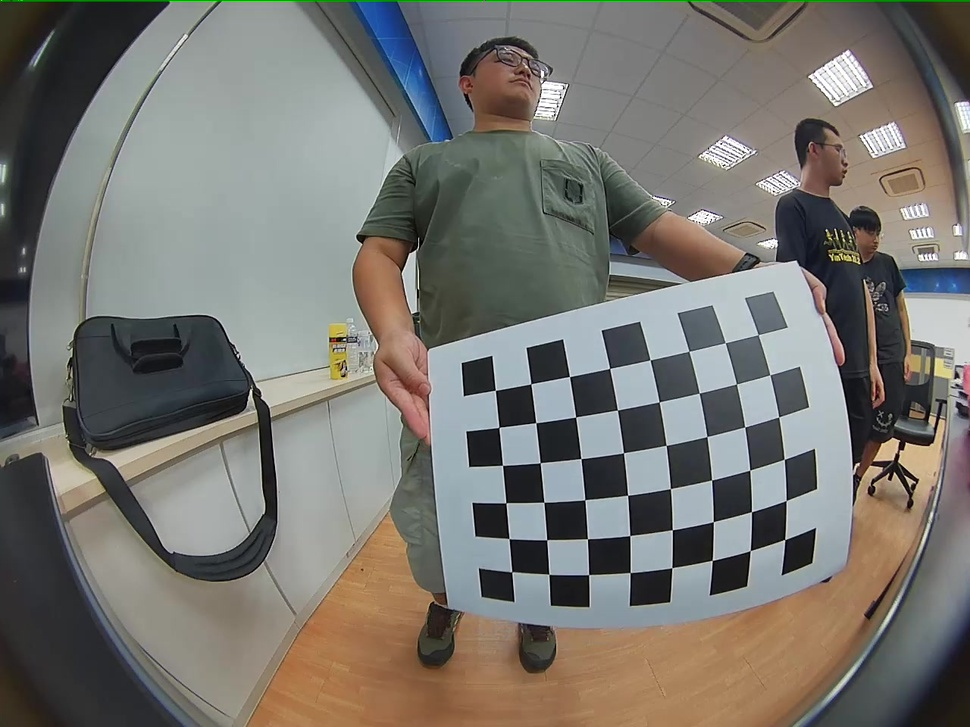
//> input picture calibration_images/frame_1289.jpg, 970 x 727 px, shrunk from 1280 x 960 before the run; its folder holds 4 pictures in this run
$ ./findkd   (built with g++ and OpenCV 4)
//> lines starting //> are read from the running program, lines starting //| are printed output that depends on the picture
#include <opencv2/opencv.hpp>
#include <opencv2/core.hpp>
#include <opencv2/calib3d.hpp>
#include <opencv2/imgproc.hpp>
#include <opencv2/highgui.hpp>
#include <iostream>
#include <vector>

// 定義棋盤格尺寸
const int CHECKERBOARD_ROWS = 6;  // 行數（棋盤格的內角點）
const int CHECKERBOARD_COLS = 8;  // 列數（棋盤格的內角點）

struct KD {
    // 相機內參矩陣與失真係數
    cv::Mat K;
    cv::Mat D;
}kd;

struct KD findKD() {   //(std::string& path) {
    // 定義棋盤格的內角點數量
    cv::Size patternSize(CHECKERBOARD_COLS, CHECKERBOARD_ROWS);

    // 儲存校正用圖像中的3D世界座標和2D圖像座標點
    std::vector<std::vector<cv::Point3f>> objectPoints; // 世界座標系中的3D點
    std::vector<std::vector<cv::Point2f>> imagePoints;  // 圖像座標系中的2D點

    // 準備棋盤格的3D世界座標點（假設棋盤格大小為1單位）
    std::vector<cv::Point3f> objectCorners;
    for (int i = 0; i < CHECKERBOARD_ROWS; ++i) {
        for (int j = 0; j < CHECKERBOARD_COLS; ++j) {
            objectCorners.push_back(cv::Point3f(j, i, 0.0f));
        }
    }

    // 讀取校正用的多張圖像（在實際應用中，應該使用自己的圖片）
    std::vector<cv::String> images;
    cv::glob("../calibration_images/*.jpg", images); // 讀取所有棋盤格圖像

    cv::Size imageSize;
    for (const auto& imageFile : images) {
        cv::Mat image = cv::imread(imageFile);
//> image is the input picture: 727 rows x 970 cols, CV_8UC3; mean B, G, R 111.5, 117.1, 119
        if (image.empty()) {
            std::cerr << "Could not open image: " << imageFile << std::endl;
            continue;
        }

        // 轉換為灰度圖
        cv::Mat gray;
        cv::cvtColor(image, gray, cv::COLOR_BGR2GRAY);
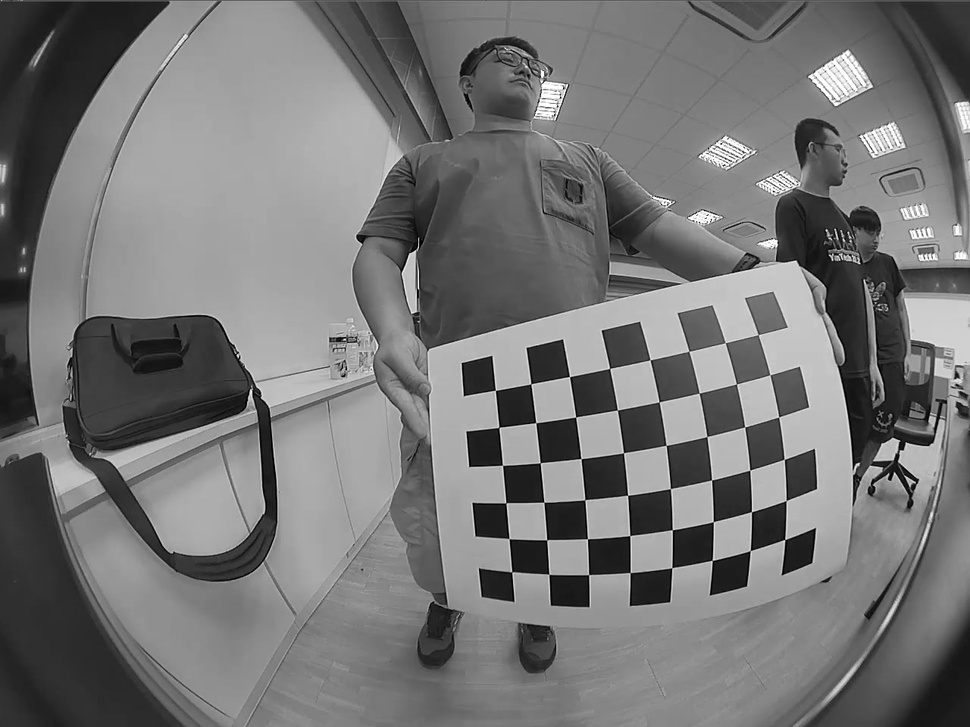
//> gray: 727 rows x 970 cols, CV_8UC1; min 0, max 255, mean 117

        // 找到棋盤格的內角點
        std::vector<cv::Point2f> corners;
        bool found = cv::findChessboardCorners(gray, patternSize, corners,
        cv::CALIB_CB_ADAPTIVE_THRESH | cv::CALIB_CB_FAST_CHECK | cv::CALIB_CB_NORMALIZE_IMAGE);
//> corners = 48 Points (x, y), first 12: [495.4, 390.4], [530.8, 383.8], [569.5, 376.6], [609.6, 368.4], [650.1, 359.8], [689, 351.1], [725.2, 342.7], [758.3, 334.7], [498.9, 427.4], [535.8, 422.6], [575.6, 417.1], [617.5, 410.1]; found = true

        if (found) {
            // 進一步提高角點精度
            cv::cornerSubPix(gray, corners, cv::Size(11, 11), cv::Size(-1, -1),
            cv::TermCriteria(cv::TermCriteria::EPS + cv::TermCriteria::COUNT, 30, 0.001));
//> corners = 48 Points (x, y), first 12: [495.4, 390.3], [530.8, 383.8], [569.5, 376.5], [609.6, 368.5], [650.1, 359.8], [689.1, 351.3], [725.3, 342.7], [758.2, 334.6], [498.9, 427.4], [535.7, 422.7], [575.6, 417], [617.4, 409.9]

            // 當找到所有角點後，儲存這些點
            imagePoints.push_back(corners);
//> imagePoints = 1 point lists
            objectPoints.push_back(objectCorners);

           // 畫出角點並顯示
        //    cv::drawChessboardCorners(image, patternSize, corners, found);
        //    cv::imshow("Chessboard Corners", image);
        //    cv::waitKey(10);  // 短暫顯示每張棋盤格圖像
        }
    }
//> pass 2 of the loop in findKD, `for (const auto& imageFile : images)`:
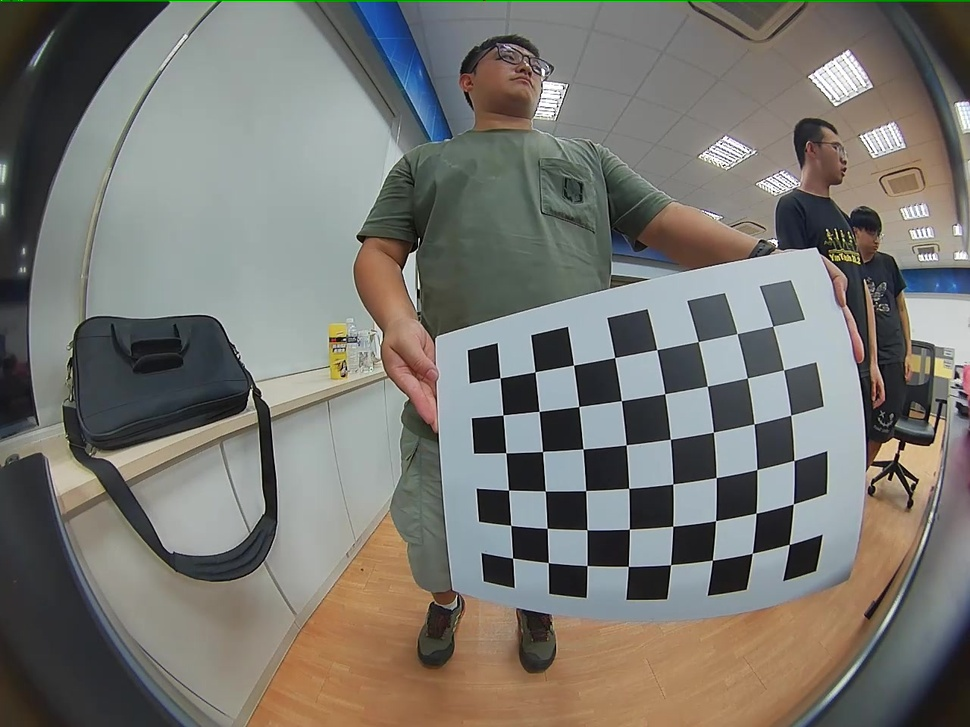
//> input picture calibration_images/frame_1302.jpg, 970 x 727 px, shrunk from 1280 x 960 before the run
//> in findKD, image is the input picture: 727 rows x 970 cols, CV_8UC3; mean B, G, R 112, 117.7, 119.1
//> in findKD, `cv::cvtColor(image, gray, cv::COLOR_BGR2GRAY);`:
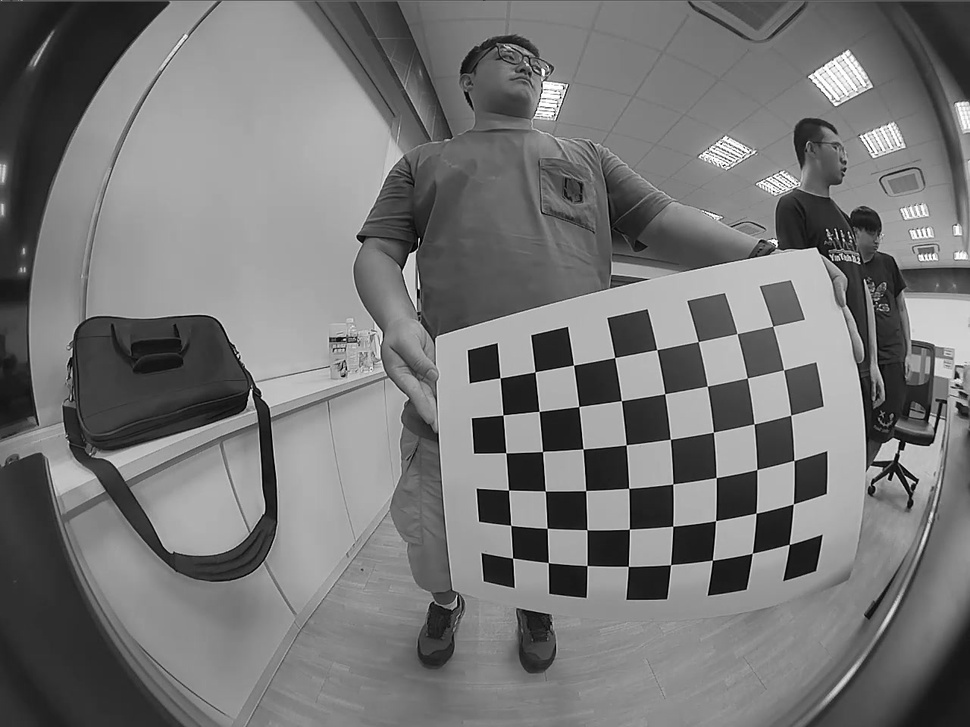
//> gray: 727 rows x 970 cols, CV_8UC1; min 0, max 255, mean 117.4
//> in findKD, `bool found = cv::findChessboardCorners(gray, patternSize, corners, cv:..`: corners = 48 Points (x, y), first 12: [500, 377.9], [535, 371.6], [573.5, 365.2], [614.7, 357.4], [656.8, 349.6], [698.1, 341.4], [737, 333.5], [772.8, 326.4], [503, 415.1], [539.1, 411.5], [578.8, 406.5], [621.4, 400.7]
//> in findKD, `cv::cornerSubPix(gray, corners, cv::Size(11, 11), cv::Size(-1, -1), cv..`: corners = 48 Points (x, y), first 12: [500.1, 377.8], [535, 371.8], [573.5, 365.1], [614.6, 357.6], [656.8, 349.6], [698.3, 341.6], [737.1, 333.6], [772.8, 326.2], [503.1, 415], [539.1, 411.4], [578.8, 406.6], [621.4, 400.6]
//> imagePoints = 2 point lists
//> pass 3 of the loop in findKD, `for (const auto& imageFile : images)`:
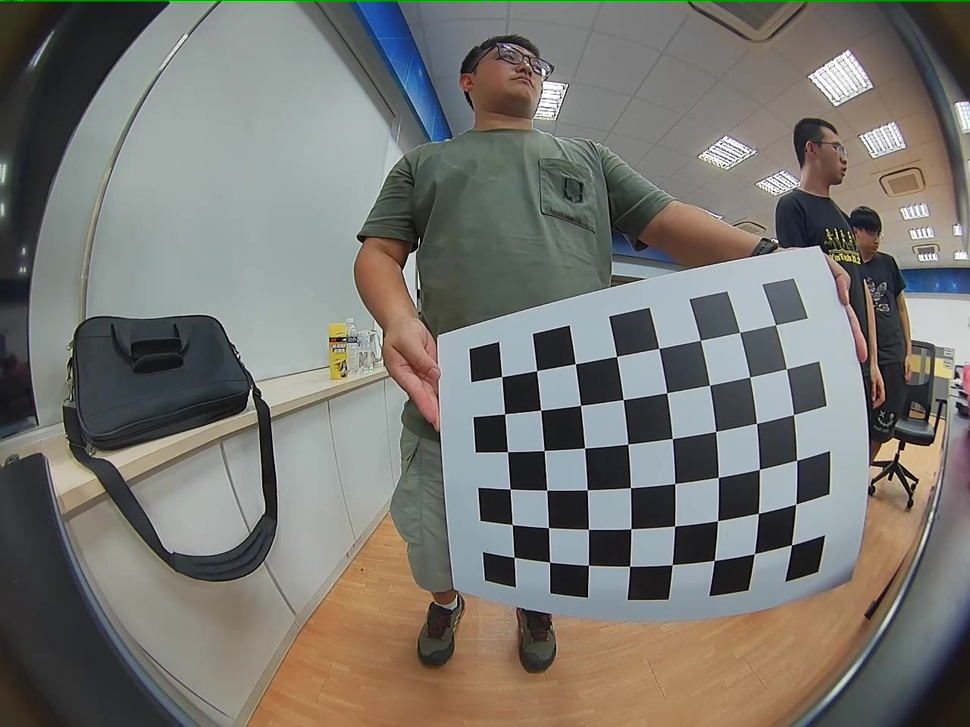
//> input picture calibration_images/frame_1304.jpg, 970 x 727 px, shrunk from 1280 x 960 before the run
//> in findKD, image is the input picture: 727 rows x 970 cols, CV_8UC3; mean B, G, R 112, 117.6, 119
//> in findKD, `cv::cvtColor(image, gray, cv::COLOR_BGR2GRAY);`:
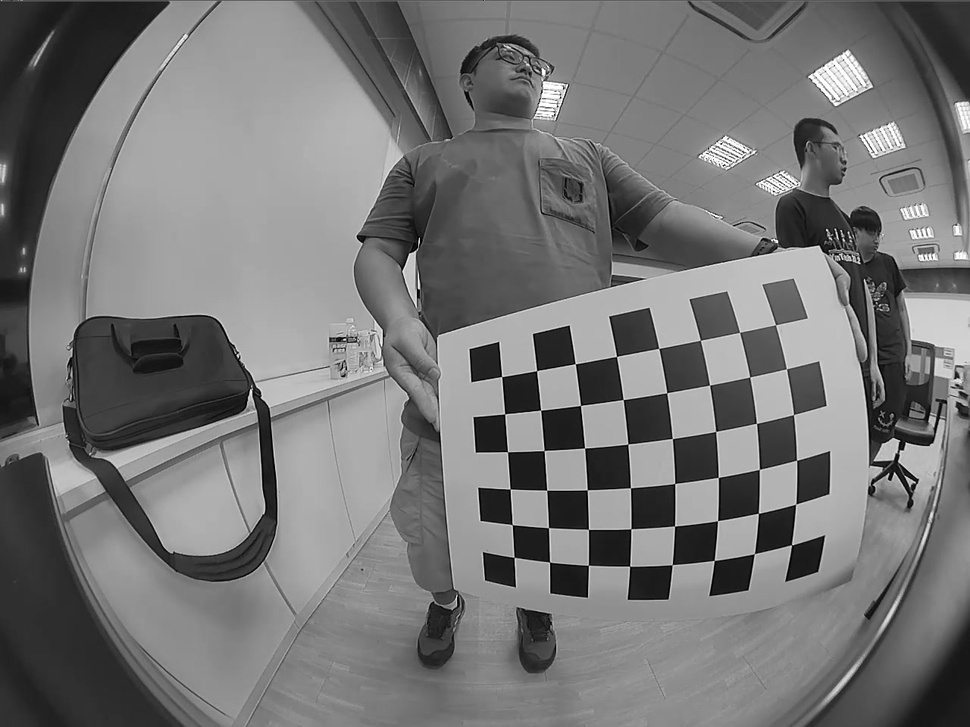
//> gray: 727 rows x 970 cols, CV_8UC1; min 0, max 255, mean 117.4
//> in findKD, `bool found = cv::findChessboardCorners(gray, patternSize, corners, cv:..`: corners = 48 Points (x, y), first 12: [501.6, 376.5], [536.6, 370.6], [575.4, 363.6], [616.5, 356.6], [658.6, 348.4], [700.3, 340.4], [739.6, 332.3], [775.5, 324.7], [504.7, 413.9], [540.5, 410.2], [580.5, 405.4], [623.2, 399.5]
//> in findKD, `cv::cornerSubPix(gray, corners, cv::Size(11, 11), cv::Size(-1, -1), cv..`: corners = 48 Points (x, y), first 12: [501.7, 376.6], [536.6, 370.6], [575.3, 363.7], [616.5, 356.4], [658.8, 348.4], [700.5, 340.3], [739.6, 332.3], [775.5, 324.7], [504.6, 413.8], [540.6, 410.1], [580.5, 405.4], [623.2, 399.5]
//> imagePoints = 3 point lists
//> the loop made 4 passes; the first 3 are shown

    std::vector<cv::Mat> rvecs, tvecs;  // 儲存旋轉向量和位移向量

    // 進行相機標定
    imageSize = cv::imread(images[0]).size(); // 使用第一張圖片的大小
//> imageSize = Size(970, 727)
    double rms = cv::fisheye::calibrate(objectPoints, imagePoints, imageSize, kd.K, kd.D, rvecs, tvecs,
        cv::fisheye::CALIB_RECOMPUTE_EXTRINSIC |
        // cv::fisheye::CALIB_CHECK_COND |
        cv::fisheye::CALIB_FIX_SKEW);

    std::cout << "RMS error: " << rms << std::endl;

    cv::destroyAllWindows();//
    cv::FileStorage fs("../kd.yml", cv::FileStorage::WRITE); // 修改此為儲存檔案的路徑
    if (fs.isOpened()) {
        fs << "K" << kd.K;
        fs << "D" << kd.D;
        fs.release();
    }
    return kd;
}

int main()
{
    //std::string& path="../calibration_images/*.jpg";
    kd=findKD();
    std::cout << "Camera matrix (K):" << std::endl << kd.K << std::endl;
    std::cout << "Distortion coefficients (D):" << std::endl << kd.D << std::endl;
    return 0;
}
